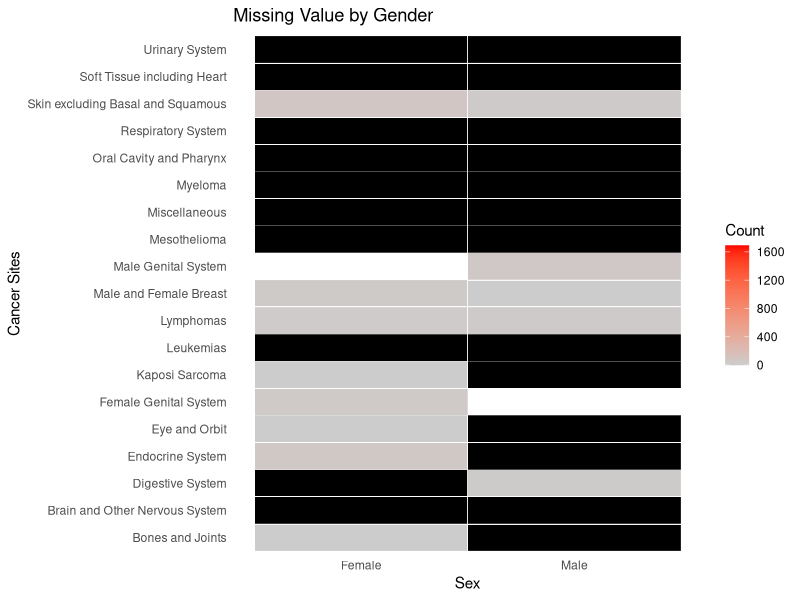
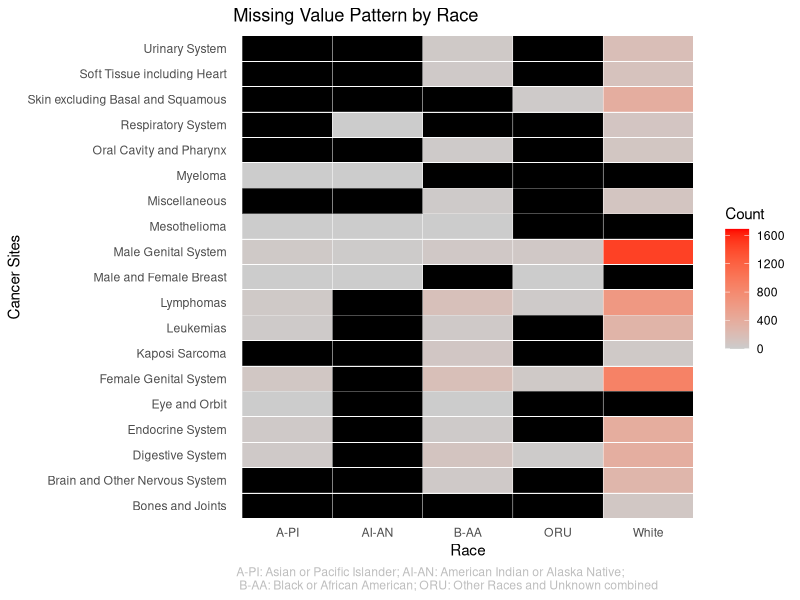
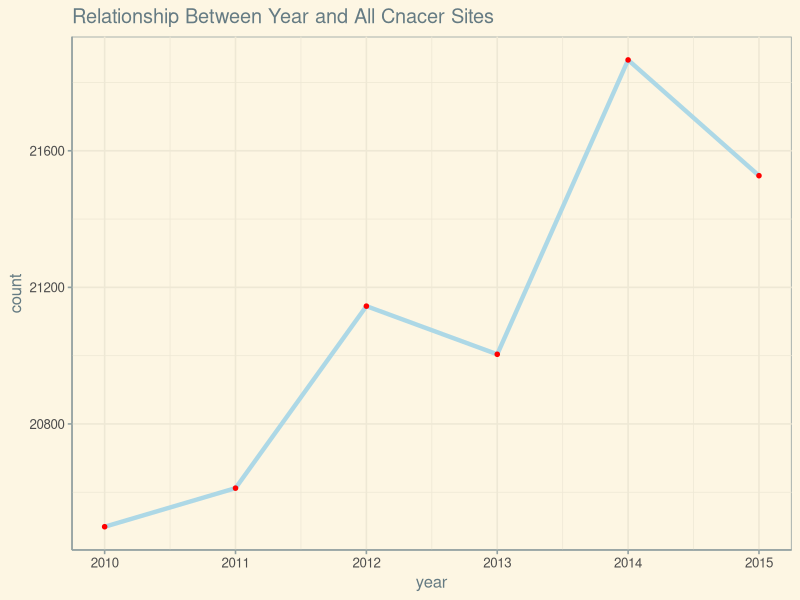
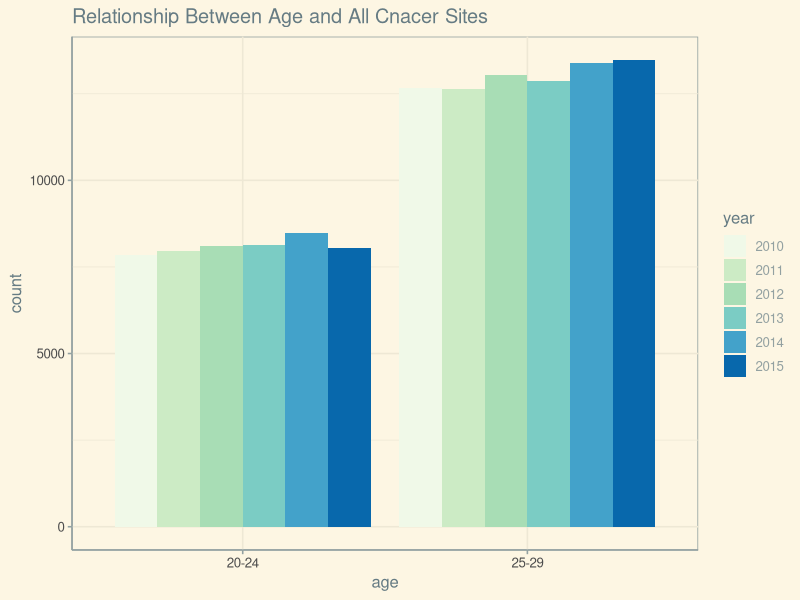
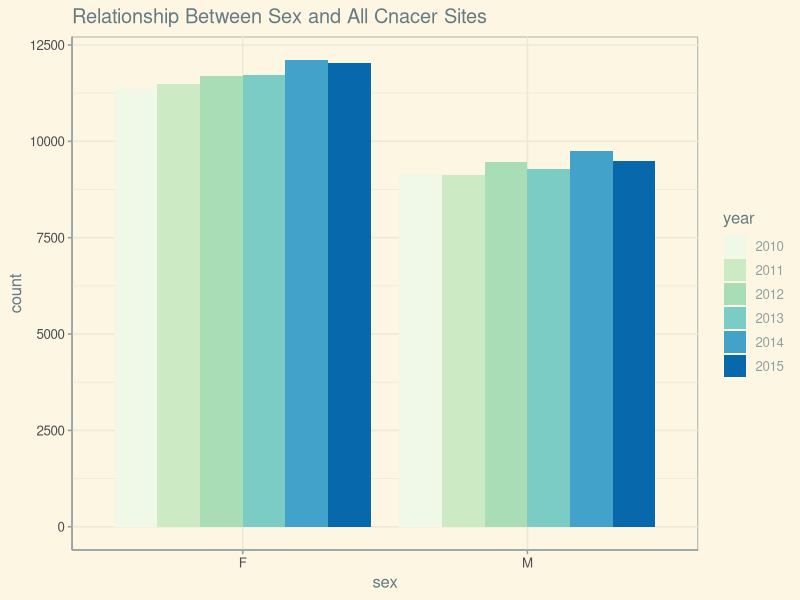
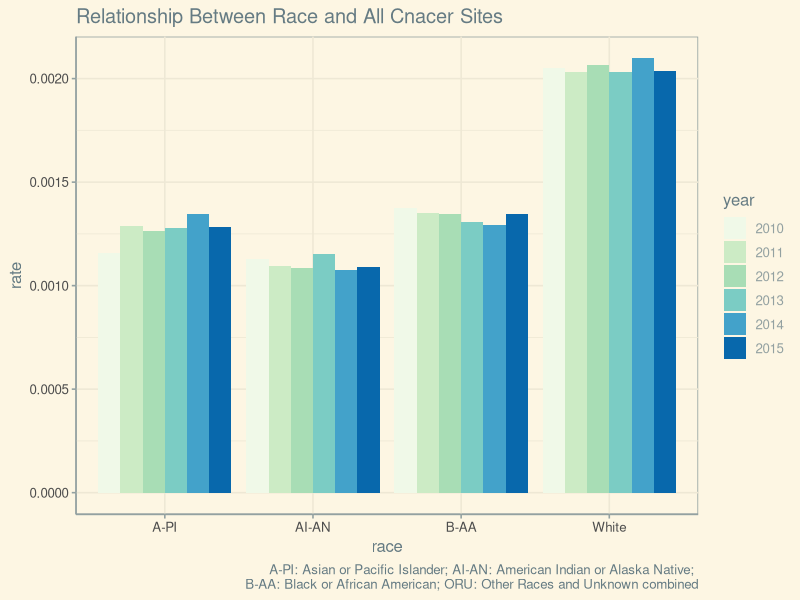
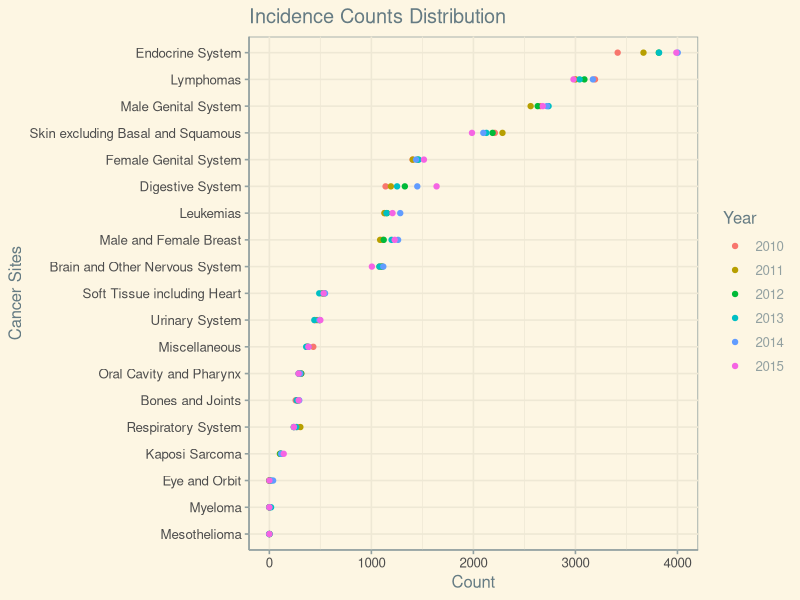
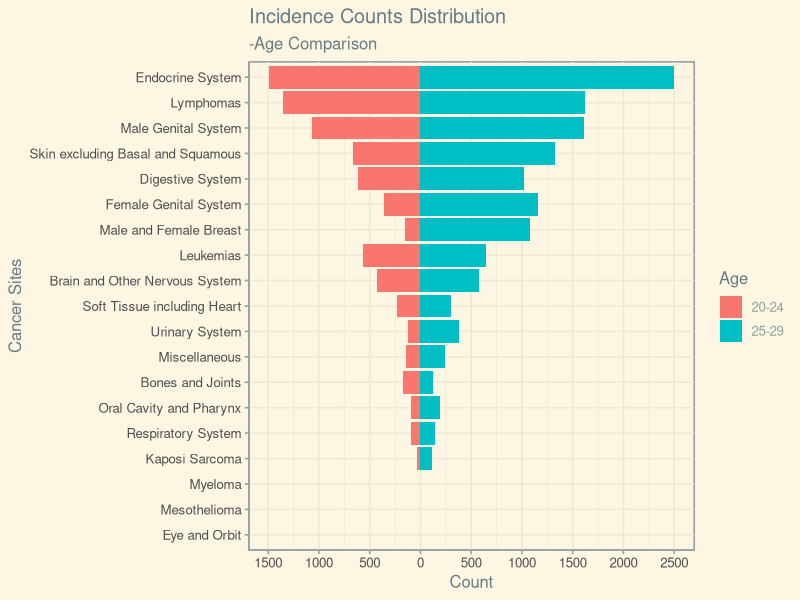

These charts were generated, in order, by the following R code:
## ---- chunk 1
knitr::opts_chunk$set(cache = TRUE)
## ---- chunk 2
# loading libraries
library(dplyr)
library(tidyr)
library(ggplot2)
library(ggthemes)
library(viridis)
library(gridExtra)
## ---- chunk 3
cancer <- read.table("../data/tidy/data_p.txt",fill = T, header = T)
head(cancer, 3)
## ---- chunk 4
cancer_c <- cancer %>% dplyr::select(-14,-4,-5,-10) %>% filter(Cancer.Sites != "Applicable" & Cancer.Sites != "Not" & Count != "Not" & Count != "Applicable") 
#head(cancer_c,3)
## ---- chunk 5
cancer_all <- cancer_c %>% filter(Cancer.Sites.Code == 0)
cancer_all$Count <- as.numeric(as.character(cancer_all$Count))
cancer_all$Race <- as.character(cancer_all$Race)
cancer_all[which(cancer_all$Race == "American Indian or Alaska Native"),]$Race <- "AI-AN"
cancer_all[which(cancer_all$Race == "Asian or Pacific Islander"),]$Race <- "A-PI"
cancer_all[which(cancer_all$Race == "Black or African American"),]$Race <- "B-AA"
cancer_all[which(cancer_all$Race == "Other Races and Unknown combined"),]$Race <- "ORU"
head(cancer_all,3)
## ---- chunk 6
cancer_noall <- cancer_c %>% filter(Cancer.Sites.Code != 0 & Cancer.Sites.Code != "Breast-InSitu"  & Cancer.Sites.Code != "Breast-InSitu-Male" & Cancer.Sites.Code != "Breast-InSitu-Female")

a <- c(which(cancer_noall$Cancer.Sites.Code == "21041-21049")[1] : (which(cancer_noall$Cancer.Sites.Code == "21060")[1] - 1))
cancer_noall <- cancer_noall[-a,]
b <- c(which(cancer_noall$Cancer.Sites.Code == "21071")[1] : (which(cancer_noall$Cancer.Sites.Code == "21080")[1] - 1))
cancer_noall <- cancer_noall[-b,]
c <- c(which(cancer_noall$Cancer.Sites.Code == "33011")[1] : (which(cancer_noall$Cancer.Sites.Code == "33041-33042")[1] - 1))
cancer_noall <- cancer_noall[-c,]
d <- c(which(cancer_noall$Cancer.Sites.Code == "33041")[1] : (which(cancer_noall$Cancer.Sites.Code == "34000")[1] - 1))
cancer_noall <- cancer_noall[-d,]
e <- c(which(cancer_noall$Cancer.Sites.Code == "35013")[1] : (which(cancer_noall$Cancer.Sites.Code == "36010")[1] - 1))
cancer_noall <- cancer_noall[-e,]
cancer_noall$Race <- as.character(cancer_noall$Race)
cancer_noall[which(cancer_noall$Race == "American Indian or Alaska Native"),]$Race <- "AI-AN"
cancer_noall[which(cancer_noall$Race == "Asian or Pacific Islander"),]$Race <- "A-PI"
cancer_noall[which(cancer_noall$Race == "Black or African American"),]$Race <- "B-AA"
cancer_noall[which(cancer_noall$Race == "Other Races and Unknown combined"),]$Race <- "ORU"

labels <- c("20010-20100","21010-21130","22010-22060","23000", "24000", "25010-25020", "26000", "27010-27070","28010-28040", "29010-29040", "30000", "31010-31040", "32010-32020","33011-33042","34000","35011-35043", "36010", "36020", "37000")
cancer1_m <- cancer_noall %>% filter(Cancer.Sites.Code %in% labels)
#head(cancer1_m,5)

cancer2_m <- cancer_noall[-which(cancer_noall$Cancer.Sites.Code %in% labels),]
#head(cancer2_m,5)
## ---- chunk 7
cancer1 <- cancer1_m %>% filter(Count != "Suppressed")
cancer2 <- cancer2_m %>% filter(Count != "Suppressed")
cancer1$Count <- as.numeric(as.character(cancer1$Count))
cancer2$Count <- as.numeric(as.character(cancer2$Count))
head(cancer1,3)
head(cancer2,3)
## ---- chunk 8
cancer_s <- cancer1_m %>% dplyr::select(1,5,8)
cancer_s$Count <- as.numeric(as.character(cancer_s$Count))
ggplot(cancer_s, aes(x = Cancer.Sites, y = Sex, fill = Count)) +
  geom_tile(color = "white") + 
  scale_fill_gradient(low = "grey80", high = "red", na.value = "black") + 
  ggtitle("Missing Value by Gender")+
  xlab("Cancer Sites")+
  theme_classic() + coord_flip()+theme(axis.line = element_blank(),
                                  axis.ticks = element_blank())

## ---- chunk 9
cancer1_m[which(cancer1_m$Count == "Suppressed"),]$Count <- NA
cancer_r <- cancer1_m %>% dplyr::select(1,7,8)

cancer_r$Count <- as.numeric(as.character(cancer_r$Count))

ggplot(cancer_r, aes(x = Cancer.Sites, y = Race, fill = Count)) +
  geom_tile(color = "white") + 
  scale_fill_gradient(low = "grey80", high = "red", na.value = "black") + 
  ggtitle("Missing Value Pattern by Race")+
  xlab("Cancer Sites")+
  labs(caption = paste(c(" A-PI: Asian or Pacific Islander; AI-AN: American Indian or Alaska Native;"),"\n"                                  ,c(" B-AA: Black or African American; ORU: Other Races and Unknown combined")))+
  theme_classic() + coord_flip()+theme(axis.line = element_blank(),
                                  axis.ticks = element_blank(),
                                  plot.caption =element_text(color = "grey",hjust = 0))
## ---- chunk 10
cancer_year <- data.frame(year = cancer_all$Year, count = cancer_all$Count)
cancer_year1 <- aggregate(cancer_year$count, by=list(Category=cancer_year$year), FUN=sum)
colnames(cancer_year1) <- c("year","count")
cancer_year$count <- as.factor(cancer_year$count)
g1 <- ggplot(cancer_year1,aes(x = year, y = count, group = 1)) + geom_line(col = "lightblue", size=1.5) + geom_point(size=2, shape=20, col = "red") + theme_solarized() + ggtitle("Relationship Between Year and All Cnacer Sites") 
g1
## ---- chunk 11
cancer_age <- data.frame(age = cancer_all$Age.Groups.Code, count = cancer_all$Count, year = as.factor(cancer_all$Year))
cancer_age1 <- aggregate(count~age+year, data = cancer_age, FUN="sum")
g2 <- ggplot(cancer_age1, aes(x = age, y = count, fill = year)) + geom_bar(stat = "identity", position = "dodge") + scale_fill_brewer(palette = 4)+ theme(axis.text.x = element_text(size = 7, angle = 10)) + theme_solarized() + ggtitle("Relationship Between Age and All Cnacer Sites") 
g2
## ---- chunk 12
cancer_sex <- data.frame(year = as.factor(cancer_all$Year), sex = cancer_all$Sex.Code, count = cancer_all$Count)
cancer_sex1 <- aggregate(count~sex+year, data = cancer_sex, FUN="sum")
g3 <- ggplot(cancer_sex1,aes(x = sex, y = count, fill = year)) + geom_bar(stat = "identity", position = "dodge") + scale_fill_brewer(palette = 4)+ theme(axis.text.x = element_text(size = 7, angle = 10)) + theme_solarized() + ggtitle("Relationship Between Sex and All Cnacer Sites")
g3
## ---- chunk 13
cancer_race <- data.frame(year = as.factor(cancer_all$Year), race = cancer_all$Race, count = cancer_all$Count, pop = cancer_all$Population)
cancer_race <- cancer_race[cancer_race$pop!="Not",]
cancer_race$rate <- as.numeric(as.character(cancer_race$count))/as.numeric(as.character(cancer_race$pop))
cancer_race1 <- aggregate(rate~race+year, data = cancer_race, FUN="sum")
g3 <- ggplot(cancer_race1,aes(x = race, y = rate, fill = year)) + geom_bar(stat = "identity", position = "dodge") + scale_fill_brewer(palette = 4)+ theme(axis.text.x = element_text(size = 7, angle = 10))+ theme_solarized()+labs(caption = paste(c(" A-PI: Asian or Pacific Islander; AI-AN: American Indian or Alaska Native;"),"\n",  c(" B-AA: Black or African American; ORU: Other Races and Unknown combined"))) + ggtitle("Relationship Between Race and All Cnacer Sites") 
g3
## ---- chunk 14
df <- cancer1 %>%  dplyr::select(3,1,8) %>% tibble::rowid_to_column() %>% spread(Cancer.Sites, Count) %>% group_by(Year) %>% summarise_each(funs(sum(.,na.rm = T))) %>% dplyr::select(-2) %>% gather(Type, num, -Year)
df$Year <- as.factor(df$Year)
ggplot(df, aes(x = num, y = reorder(Type,num), color = Year)) + 
            geom_point()+xlab("Count")+
            ylab("Cancer Sites") +
            ggtitle("Incidence Counts Distribution") +
           theme_solarized()

## ---- chunk 15

agearea <- cancer1 %>% filter(Year == "2015") %>% dplyr::select(Age.Groups.Code,1,8) %>% tibble::rowid_to_column() %>% spread(Age.Groups.Code, Count) %>% group_by(Cancer.Sites) %>% summarise_each(funs(sum(.,na.rm = T))) %>% dplyr::select(-2)
agearea[,2] <- agearea[,2] *(-1)
agearea <- agearea %>% gather(Age, Count, -Cancer.Sites)

ggplot(agearea, aes(x = reorder(Cancer.Sites, abs(Count)), y = Count, group = Age, fill = Age)) + 
               geom_bar(position = "stack", stat = "identity")  + 
               scale_y_continuous(labels = c(3000,2500,2000,1500,1000,500,0,500,1000,1500,2000,2500,3000), 
                                  breaks = seq(-3000,3000,500))+
               xlab("Cancer Sites")+ 
               ggtitle("Incidence Counts Distribution", subtitle = "-Age Comparison") + 
               theme_solarized()+
               scale_fill_discrete(name = "Age")+
               coord_flip()

## ---- chunk 16
gender <- cancer1 %>% filter(Year == "2015") %>% dplyr::select("Sex",1,8) %>% tibble::rowid_to_column() %>% spread(Sex, Count) %>% group_by(Cancer.Sites) %>% summarise_each(funs(sum(.,na.rm = T))) %>% dplyr::select(-2)
gender$Male <- gender$Male *(-1)
gender <- gender %>% gather(Sex, Count, -Cancer.Sites)
ggplot(gender, aes(x = reorder(Cancer.Sites, abs(Count)), y = Count, group = Sex, fill = Sex)) + 
               geom_bar(position = "stack", stat = "identity")  + 
               scale_y_continuous(labels = c(4000,3000,2000,1000,0,1000,2000,3000,4000), 
                                  breaks = seq(-4000,4000,1000))+xlab("Cancer Sites")+ 
               ggtitle("Incidence Counts Distribution", subtitle = "-Gender Comparison") + 
               theme_solarized()+
                scale_fill_discrete(name = "Gender")+
               coord_flip()

## ---- chunk 17

race2 <- cancer1%>% filter(Year == "2015")  %>% filter(Population != "Not") %>% dplyr::select(1,7,8) %>% tibble::rowid_to_column() %>% spread(Cancer.Sites, Count) %>% group_by(Race) %>% summarise_each(funs(sum(.,na.rm = T))) %>% dplyr::select(-2)

pop <-cancer1 %>% filter(Year == "2015") %>% filter(Population != "Not") %>% dplyr::select(1,7,9) %>%
group_by(Race) %>% summarise(population = sum(as.numeric(as.character(Population)),na.rm = T))
pop[,2:20] <-as.numeric(as.character(pop$population)) 

df <- race2[,-1]/pop[,-1] *1000000
df <- cbind(race = race2$Race, df)
df$race <- as.character(df$race)
sum <- as.numeric(apply(df[,-1],-1,sum))
df1 <- rbind(data.frame(apply(df[-1], -1, as.numeric)), sum)
df1 <- cbind(race = c(df$race,"sum"), df1)
colnames(df1) <- colnames(df)
p <- df1[-5,] %>% gather(type, rate, -race) 
ggplot(p, aes(x = reorder(type,rate), y = rate, fill = race)) +
          geom_bar(stat = "identity")+ 
          xlab("Cancer Sites")+
          ylab("Rate")+
          ggtitle("Cancer Crude Rate Distribution")+
          theme_solarized()+
          theme(axis.line = element_blank(),
                 axis.ticks = element_blank())+
   labs(caption = paste(c("Rate: The number of people diagnosed with cancer per 1 million people"),"\n","\n",
                        c(" A-PI: Asian or Pacific Islander; AI-AN: American Indian or Alaska Native;"),"\n",
                        c(" B-AA: Black or African American; ORU: Other Races and Unknown combined")))+
          coord_flip()

## ---- chunk 18
Race <- cancer1 %>% filter(Year == "2015") %>% dplyr::select(7,1,8) %>% tibble::rowid_to_column() %>% spread(Cancer.Sites, Count) %>% group_by(Race) %>% summarise_each(funs(sum(.,na.rm = T))) %>% dplyr::select(-2)
names <- colnames(Race)
Race$Race<-as.character(Race$Race)
Race$total <- as.numeric(apply(Race[,-1], 1, sum))
Race <- cbind(Race = Race$Race, data.frame(apply(Race[,-1], -1, as.numeric)))
colnames(Race) <- c(names,"total")
for (j in 2:21){

  for (i in 1:5){

  Race[i,j] <- 100 * Race[i,j]/Race[i,21]
  }
}

df <- Race %>% dplyr::select(-21) %>% gather(Type, rate, -Race)

ggplot(df, aes(x = Race, fill = round(rate, 2), y = Type))  + 
           geom_tile()  + 
           ylab("Cancer Sites") + 
           ggtitle("Cancer Incidence Rate Distribution within Race (Unit: %)") +
           geom_text(aes(label = round(rate, 2)),  color = "white") +
           labs(caption = paste(c(" A-PI: Asian or Pacific Islander; AI-AN: American Indian or Alaska Native;"),"\n"                                  ,c(" B-AA: Black or African American; ORU: Other Races and Unknown combined")))+
           scale_fill_viridis()+
           guides(fill=FALSE) +
           theme_classic() +theme(axis.line = element_blank(),
                                  axis.ticks = element_blank(),
                                  plot.caption =element_text(color = "grey",hjust = 0))
        
## ---- chunk 19
# Year
df <- cancer2 %>%  dplyr::select(3,1,8) %>% tibble::rowid_to_column() %>% spread(Cancer.Sites, Count) %>% group_by(Year) %>% summarise_each(funs(sum(.,na.rm = T))) %>% dplyr::select(-2) %>% gather(Type, num, -Year)
df$Year <- as.factor(df$Year)
g1 <-  df %>%  group_by(Year) %>% top_n(5, num) %>% ungroup()

# Age
df <- cancer2 %>%  filter(Year == "2015") %>%  dplyr::select(4,1,8) %>% tibble::rowid_to_column() %>% spread(Cancer.Sites, Count) %>% group_by(Age.Groups.Code) %>% summarise_each(funs(sum(.,na.rm = T))) %>% dplyr::select(-2) %>% gather(Type, num, -Age.Groups.Code)
df$Age.Groups.Code <- as.factor(df$Age.Groups.Code)
g2 <-  df %>%  group_by(Age.Groups.Code) %>% top_n(5, num) %>% ungroup()

#Sex
df <- cancer2 %>% filter(Year == "2015") %>% dplyr::select(5,1,8) %>% tibble::rowid_to_column() %>% spread(Cancer.Sites, Count) %>% group_by(Sex) %>% summarise_each(funs(sum(.,na.rm = T))) %>% dplyr::select(-2) %>% gather(Type, num, -Sex)
df$Sex <- as.factor(df$Sex)
g3 <- df %>%  group_by(Sex) %>% top_n(5, num) %>% ungroup()

#Race
df <- cancer2 %>%  filter(Year == "2015") %>%  dplyr::select(7,1,8) %>% tibble::rowid_to_column() %>% spread(Cancer.Sites, Count) %>% group_by(Race) %>% summarise_each(funs(sum(.,na.rm = T))) %>% dplyr::select(-2) %>% gather(Type, num, -Race)
df$Race <- as.factor(df$Race)
g4 <- df %>%  group_by(Race) %>% top_n(5, num) %>% ungroup() %>% filter(num != 0)

#sex & age
df <- unite(cancer2%>% filter(Year == "2015"),"age_sex", 4:5, sep = "_" ) 
df <- df %>% dplyr::select(4,1,7) %>% tibble::rowid_to_column() %>% spread(Cancer.Sites, Count) %>% group_by(age_sex) %>% summarise_each(funs(sum(.,na.rm = T))) %>% dplyr::select(-2) %>% gather(Type, num, -age_sex)
df$age_sex <- as.factor(df$age_sex)
g5<-  df %>%  group_by(age_sex) %>% top_n(5, num) %>% ungroup()%>% filter(num != 0) %>% filter(age_sex == "20-24_Female")

#sex & race
df <- unite(cancer2%>% filter(Year == "2015"),"sex_race", 6:7, sep = "_" ) 
df <- df %>% dplyr::select(6,1,7) %>% tibble::rowid_to_column() %>% spread(Cancer.Sites, Count) %>% group_by(sex_race) %>% summarise_each(funs(sum(.,na.rm = T))) %>% dplyr::select(-2) %>% gather(Type, num, -sex_race)
df$sex_race <- as.factor(df$sex_race)
g6<-  df %>%  group_by(sex_race) %>% top_n(5, num) %>% ungroup()%>% filter(num != 0)

# age & race

df <- unite(cancer2%>% filter(Year == "2015"),"age_race", c(4,7), sep = "_" ) 
df <- df %>% dplyr::select(4,1,7) %>% tibble::rowid_to_column() %>% spread(Cancer.Sites, Count) %>% group_by(age_race) %>% summarise_each(funs(sum(.,na.rm = T))) %>% dplyr::select(-2) %>% gather(Type, num, -age_race)
df$age_race <- as.factor(df$age_race)
 g7<-  df %>%  group_by(age_race) %>% top_n(5, num) %>% ungroup()%>% filter(num != 0)

#sex&race&age

df <- unite(cancer2%>% filter(Year == "2015"),"ars", c(4,6,7), sep = "_" ) 
df <- df %>% dplyr::select(4,1,6) %>% tibble::rowid_to_column() %>% spread(Cancer.Sites, Count) %>% group_by(ars) %>% summarise_each(funs(sum(.,na.rm = T))) %>% dplyr::select(-2) %>% gather(Type, num, -ars)
df$ars <- as.factor(df$ars)
g8<- df %>%  group_by(ars) %>% top_n(5, num) %>% ungroup()%>% filter(num != 0) %>% filter(ars == "20-24_F_White")

